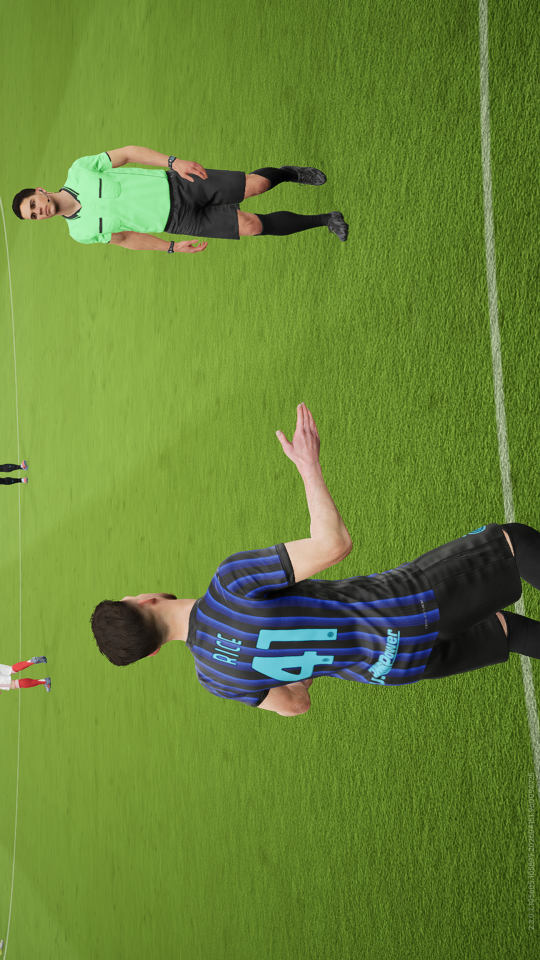
#> input picture test1.jpg, 1080 x 1920 px (shown at 1/2 size)
$ python img.merge.py
#> lines starting #> are read from the running program, lines starting #| are printed output that depends on the picture
import cv2
import numpy as np

# ===================== 实验四：图像拼接 =====================
# 1. 读取两张图片（自己放 test1.jpg 和 test2.jpg）
img1 = cv2.imread("test1.jpg")
#> img1 is the input picture: shape (1920, 1080, 3); mean B, G, R 54.6, 132.2, 104.4
img2 = cv2.imread("test2.jpg")
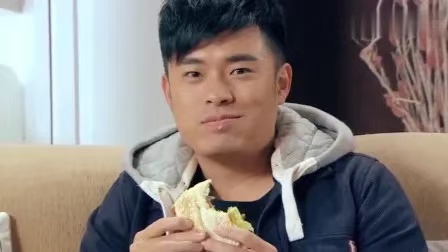
#> input picture test2.jpg, 448 x 252 px
#> img2 is the input picture: shape (252, 448, 3); mean B, G, R 122.7, 125.7, 134

if img1 is None or img2 is None:
    print("❌ 请放入 test1.jpg 和 test2.jpg 到项目里！")
    exit()

# 2. 统一高度（自动适配）
h1, w1 = img1.shape[:2]
#> h1 = 1920; w1 = 1080
h2, w2 = img2.shape[:2]
#> h2 = 252; w2 = 448

if h1 != h2:
    img2 = cv2.resize(img2, (int(w2 * h1 / h2), h1))
#> img2: shape (1920, 3413, 3)

# 3. 水平拼接
result = np.hstack((img1, img2))
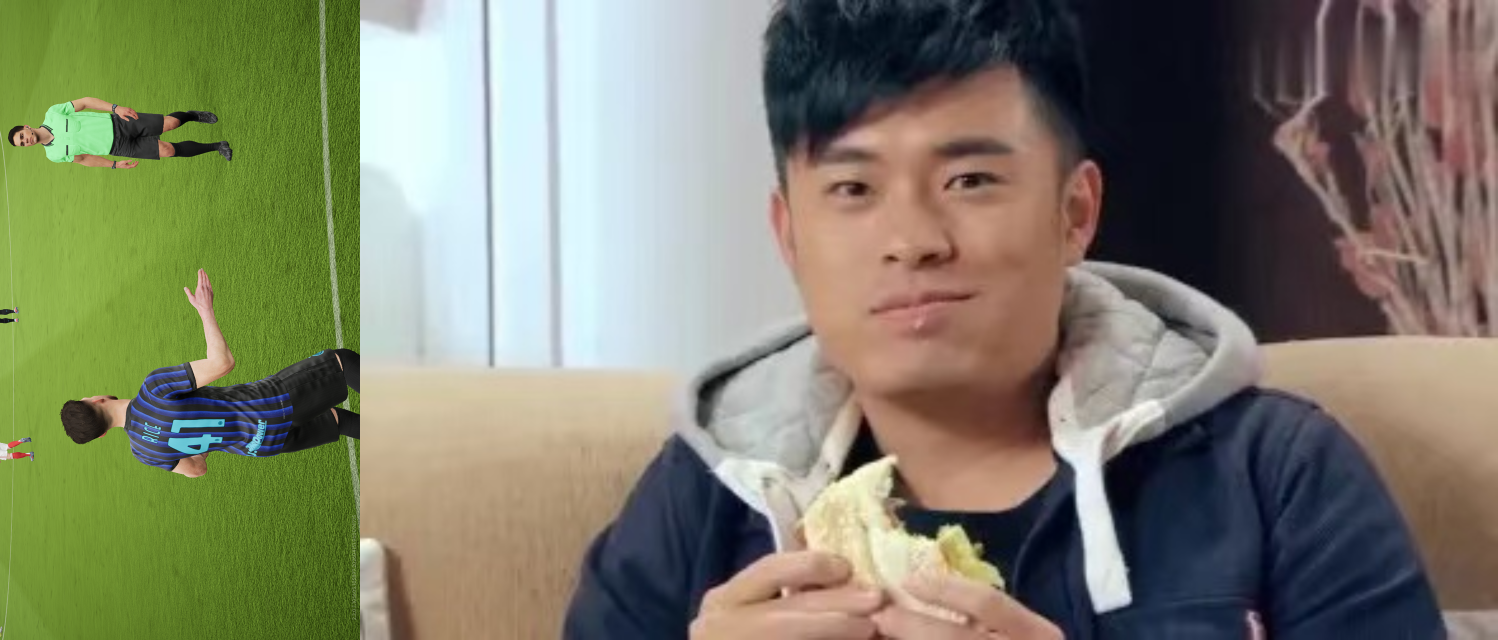
#> result: shape (1920, 4493, 3) (shown at 1/3 size); mean B, G, R 106.3, 127.1, 126.8

# 4. 显示并保存
cv2.imshow("实验四：图像拼接", result)
cv2.imwrite("merge_result.jpg", result)

cv2.waitKey(0)
cv2.destroyAllWindows()
print("✅ 拼接完成！已保存为 merge_result.jpg")
